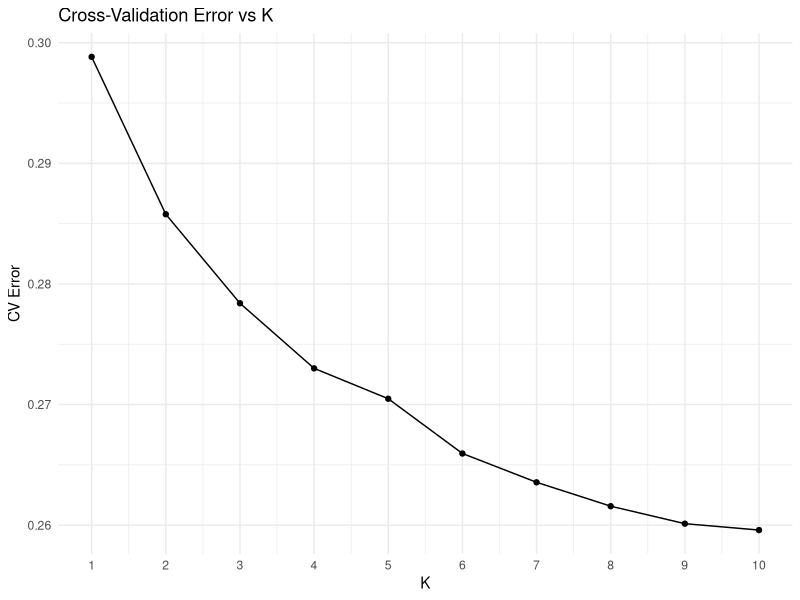
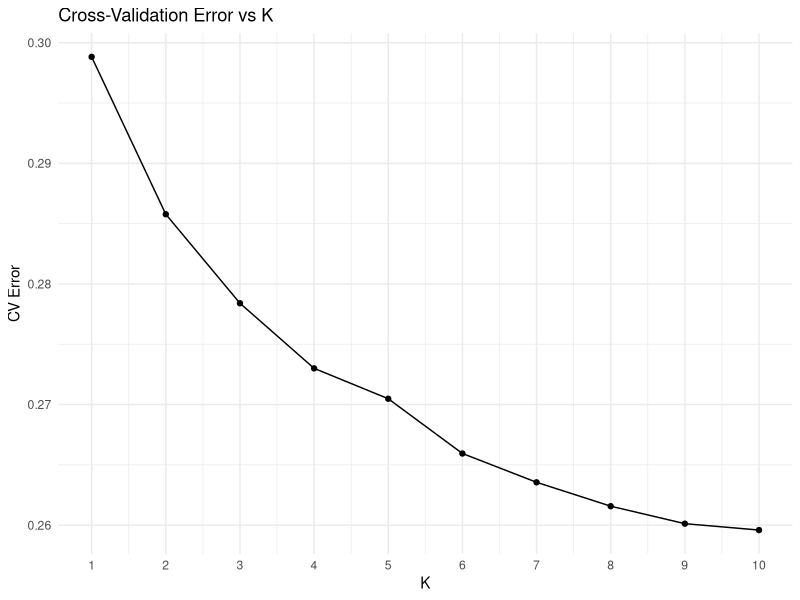

The R source for these figures, in order:
library(tidyverse)

#Admixture Optimal K

setwd("/Users/User/Desktop/REUProject/R/RforPCA&ADMIX")


Kcv_error <- read_csv("K_cv_error.csv")

ggplot(Kcv_error, aes(x = K, y = Error)) +
  geom_line() +
  geom_point() +
  theme_minimal() +
  scale_x_continuous(breaks = seq(min(Kcv_error$K), max(Kcv_error$K), by = 1)) +
  labs(title = "Cross-Validation Error vs K", x = "K", y = "CV Error")

ggsave("../../Figures/Boltonia_ADMIXTURE_K_CV_error.png", width = 10, height = 6, dpi = 100, bg = "white")

